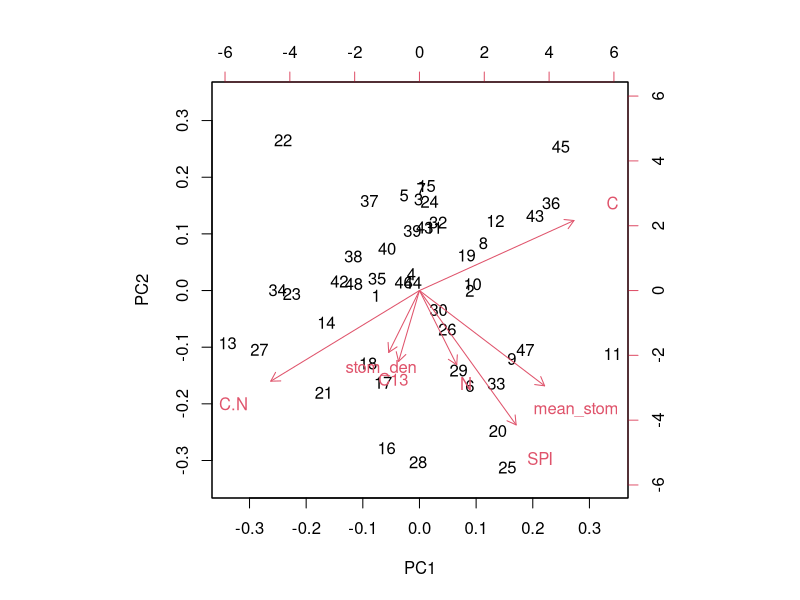
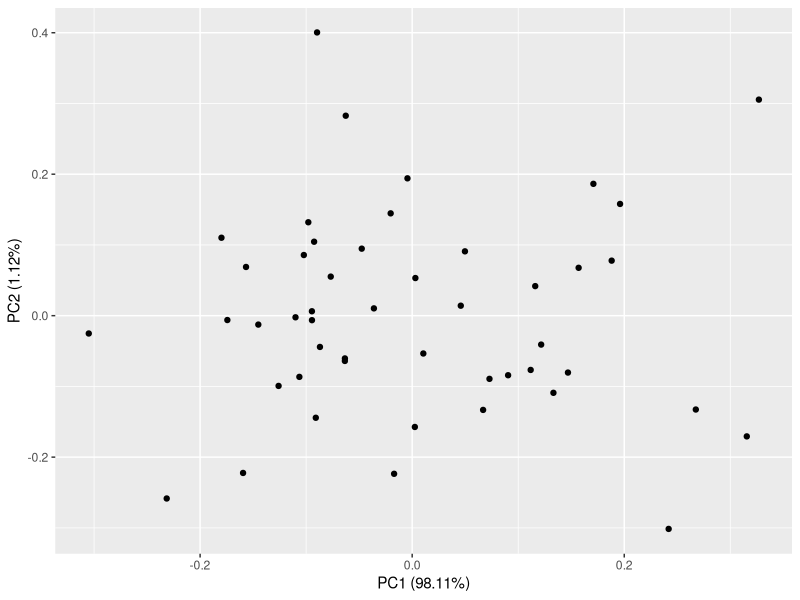
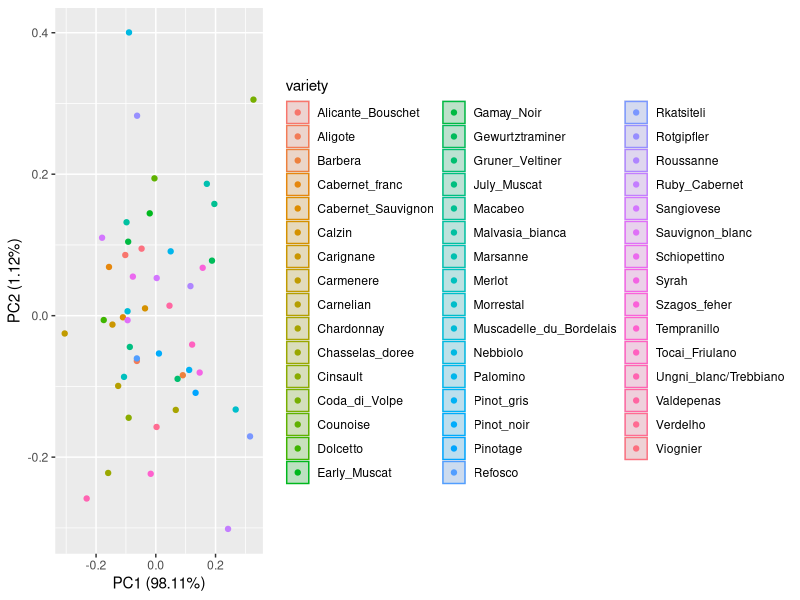
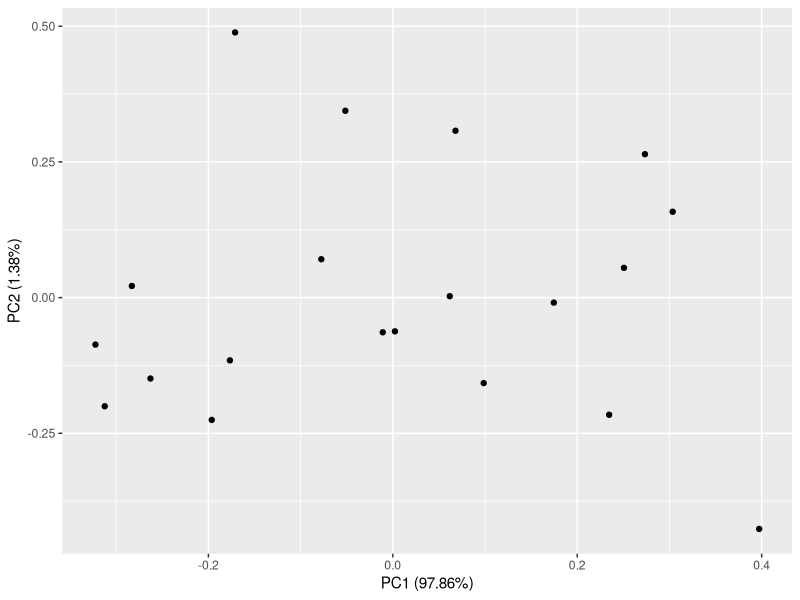
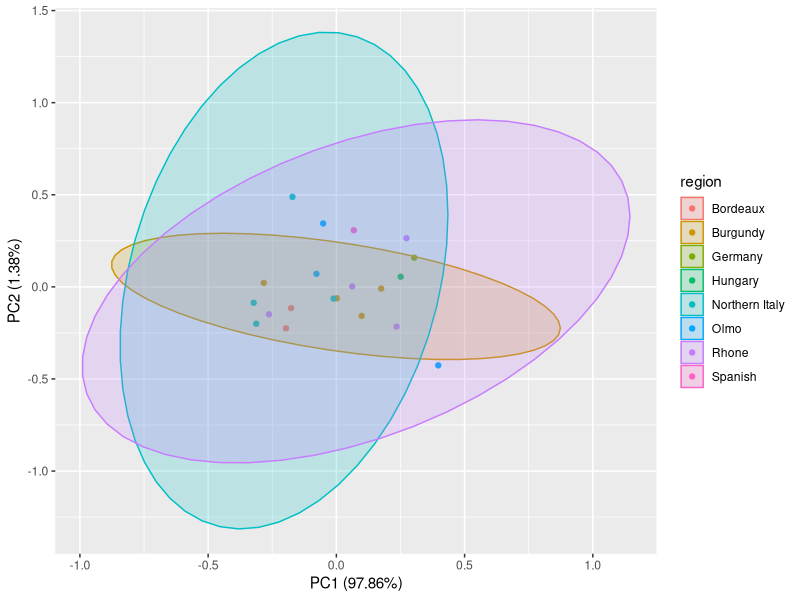
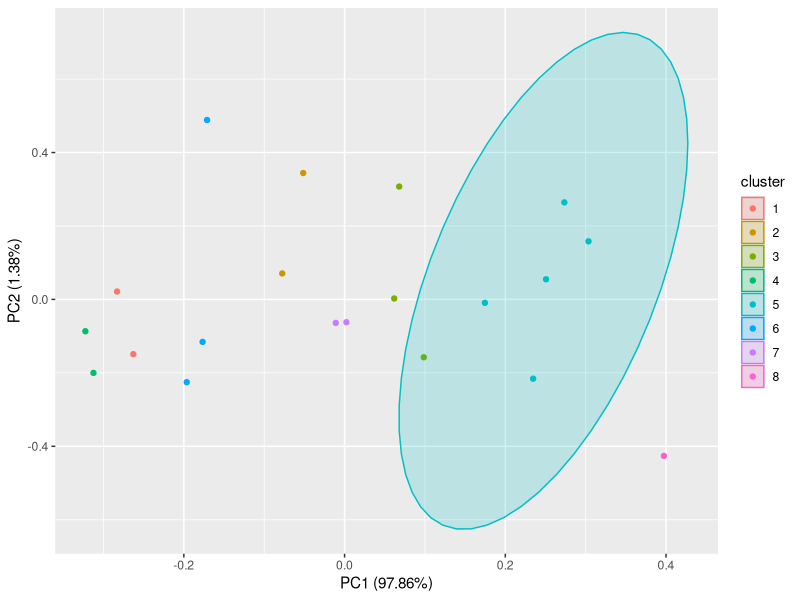

Write the R code that produced these figures, in order. (Note: this script raises an error after producing the figures.)
#phenology with water use traits 
library(tidyverse)
library(dplyr)
library(ggplot2)

Pheno2015 <- read_csv("data/Phenodata/Pheno2015.csv")
PhenoVarRMI <- read_csv("data/Phenodata/PhenoVarRMI.csv")
vitis_ind_mean <- read_csv("data/viniferaTraitMeans/Vitis_ind_mean.csv")
vitis_trait <- read_csv("data/viniferaTraitMeans/Vitis_trait_data.csv")
vitis_var_means <- read_csv("data/viniferaTraitMeans/Vitis_var_means.csv")

#tidy data for analysis
vitis_var_means <- vitis_var_means %>% 
  rename(variety = Varietal) 

vitis_var_means <- subset(vitis_var_means, 
                          select=c("variety", "C13", "C", "N", "C.N", "mean_stom", "stom_den", "SPI"))
region <-  subset(PhenoVarRMI, select=c("variety", "region"))
vitis_mean_reg <- full_join(vitis_var_means, region, by = "variety") %>% 
  na.omit(T)

# all data sets need to be summarized by variety before graphs are made 
#PCA all traits 

pca.5 <- prcomp(vitis_var_means[,(2:8)], scale = T)
biplot(pca.5)
summary(pca.5)
#add aesthetics

library(ggfortify)
df <- vitis_var_means[c(2,5,6,7,8)]
autoplot(prcomp(df))
autoplot(prcomp(df), data = vitis_var_means, colour = 'variety',
         frame = TRUE, frame.type = 'norm')

#interested in regional PCA
df.2 <- vitis_mean_reg[c(2,5,6,7,8)]
autoplot(prcomp(df.2))
autoplot(prcomp(df.2), data = vitis_mean_reg, colour = 'region', 
         frame = TRUE, frame.type = 'norm')
#there must be a way to do the PCA with the variety points and then use region 
#to cluster
library(cluster)
autoplot(clara(vitis_mean_reg[c(2,5,6,7,8)], 8), 
         frame.type = 'norm', frame = TRUE)

autoplot(clara(vitis_var_means[c(2,5,6,7,8)], 8), 
         frame.type = 'norm', frame = TRUE, frame.colour = 'variety')

#rank order the traits by month 

cor(v_wue$mean_photo, v_wue$mean_wue, method = c("spearman"))



# Combining

Pheno2015$variety <- gsub(pattern = " ", replacement = "_",Pheno2015$variety)

vitis_traits_combo <- full_join(vitis_var_means, Pheno2015, by = "variety")
vitis_traits_combo <- full_join(vitis_traits_combo, region, by = "variety")

vitis_traits_flo <- vitis_traits_combo %>% 
  filter(event == "flo")

vitis_traits_ver <- vitis_traits_combo %>% 
  filter(event == "ver")

#C13 by flowering
ggplot(data = vitis_traits_flo, aes(x = doy.2015, y = C13, color = region))+geom_point()

#C13 by veraison 
ggplot(data = vitis_traits_ver, aes(x = doy.2015, y = C13, color = region))+geom_point()

#WUE mean by variety by month 
ggplot(data = v_wue, 
       aes(x = variety, y = mean_wue))+facet_wrap(~month)+
       geom_point()

ggplot(data = v_wue, 
       aes(x = variety, y = mean_photo))+facet_wrap(~month)+
  geom_point()
  

#WUE by flowering 

p_flo <- full_join(v_wue, Pheno2015, by = "variety") %>% na.omit(T) %>% 
  filter(event == "flo" )

ggplot(data = p_flo, 
       aes(x = doy.2015, y = mean_wue, color = variety))+facet_wrap(~month)+
  geom_point()


#WUE by veraison 
p_ver <- full_join(v_wue, Pheno2015, by = "variety") %>% na.omit(T) %>% 
  filter(event == "ver" )

ggplot(data = p_ver, 
       aes(x = doy.2015, y = mean_wue, color = variety))+facet_wrap(~month)+
  geom_point()


#plot phenology with water use traits
pheno_wue_combined <- licor_2015_wue %>% 
  select(month, variety, Photo, Cond, wue) %>% 
  group_by(variety) %>%
  summarize(mean_photo = mean(Photo, na.rm = TRUE))

Pheno_bb <- full_join(pheno_wue_combined, Pheno2015, by = "variety") %>% 
  filter(event == "bb")

region <- PhenoVarRMI %>% 
  select(variety, region)

Pheno_bb_region <- full_join(region, Pheno_bb, by = "variety")

#wue at bb by variety 
ggplot()+ geom_point(data = Pheno_bb_region, aes(x=doy.2015, y = wue, color = region))+
  xlab("Budburst 2015") +
  ylab("Intrinsic Water Use Efficiency") +
  ggtitle("Regional Water Use at Budburst")

#wue at flowering - something wrong with this, use plot from above code
Pheno_flo <- full_join(pheno_wue_combined, Pheno2015, by = "variety") %>% 
  filter(event == "flo")

Pheno_flo_region <- full_join(region, Pheno_flo, by = "variety") %>% 
  filter(!wue == "NA") %>% 
  filter(!region == "NA")

ggplot()+ geom_point(data = Pheno_flo_region, aes(x=doy.2015, y = wue, color = region))+
  xlab("Flowering 2015") +
  ylab("Intrinsic Water Use Efficiency") +
  ggtitle("Regional Water Use at Flowering")

#wue at verasion 

Pheno_ver <- full_join(pheno_wue_combined, Pheno2015, by = "variety") %>% 
  filter(event == "ver")

Pheno_ver_region <- full_join(region, Pheno_ver, by = "variety") %>% 
  filter(!wue == "NA") %>% 
  filter(!region == "NA")

ggplot()+ geom_point(data = Pheno_ver_region, aes(x=doy.2015, y = wue, color = region))+
  xlab("Verasion 2015") +
  ylab("Intrinsic Water Use Efficiency") +
  ggtitle("Regional Water Use at Verasion")

#wue at maturity using brix at 22
Pheno_brix <- full_join(pheno_wue_combined, Pheno2015, by = "variety") %>% 
  filter(event == "brix22")

Pheno_brix_region <- full_join(region, Pheno_brix, by = "variety") %>% 
  filter(!wue == "NA") %>% 
  filter(!region == "NA")

ggplot()+ geom_point(data = Pheno_brix_region, aes(x=doy.2015, y = wue, color = region))+
  xlab("Maturity 2015") +
  ylab("Intrinsic Water Use Efficiency") +
  ggtitle("Regional Water Use at Maturity")


#variety_traits comes from the licor_plots script, combining the original licor data

Pheno2015$variety <- gsub(pattern = " ", replacement = "_",Pheno2015$variety)

pheno_joined <- full_join(Pheno2015, PhenoVarRMI, by = "variety")
pheno_joined2 <- full_join(pheno_joined, variety_traits, by = "variety")
pheno_joined3 <- pheno_joined2 %>% 
  filter(!is.na(mean_wue)) %>% 
  filter(!is.na(mean_photo)) %>% 
  filter(!is.na(region)) %>% 
  filter(!is.na(event))


ggplot() + geom_point(data = pheno_joined3, aes(x = variety, y = mean_wue, color = region))+
  theme(axis.text.x = element_text(angle = 90, hjust = 1))

ggplot() + geom_point(data = pheno_joined3, aes(x = region, y = mean_wue, color = variety))+
  theme(axis.text.x = element_text(angle = 90, hjust = 1))

ggplot() + geom_point(data = pheno_joined3, aes(x = RMI_bb, y = mean_photo, color = region))+
  theme(axis.text.x = element_text(angle = 90, hjust = 1))

#Regional WUE
ggplot() + geom_point(data = pheno_joined3, aes(x = event, y = mean_wue, color = region))+
  theme(axis.text.x = element_text(angle = 90, hjust = 1))+
  xlab("Phenological Event") +
  ylab("Intrinsic Water Use Efficiency") +
  ggtitle("Regional Water Use")


#intrinsic WUE regionally
ggplot() + geom_line(data = pheno_joined3, aes(x = doy.2015, y = mean_wue, color = region))+
  #scale_color_manual(values = pal)+
  xlab("Phenological Event") +
  ylab("Intrinsic Water Use Efficiency") +
  ggtitle("Regional Water Use")

#aggregate before line plot
ggplot() + geom_boxplot(data = pheno_joined3, aes(x=variety, y= mean_photo, color=region))+
  theme(axis.text.x = element_text(angle = 90, hjust = 1))+
  xlab("Variety") +
  ylab("Photosynthesis") +
  ggtitle("Photosynthesis by Variety")

ggplot(data = pheno_joined3, aes(x=region, y= mean_photo)) + geom_boxplot(alpha = 0)+
  geom_jitter(alpha = 0.3, color = region)+
  theme(axis.text.x = element_text(angle = 90, hjust = 1))+
  facet_wrap(~month)+
  xlab("Region") +
  ylab("Photosynthesis") +
  ggtitle("Photosynthesis by Region")


#this one is interesting, starting to cluster by region
ggplot() + geom_point(data = pheno_joined3, aes(x = RMI_bb, y = mean_wue, color = region))


#looking at photo continuously
ggplot(data = pheno_joined3, aes(x = RMI_bb, y = mean_wue, group = region, color = variety)) +
  geom_point()

ggplot(data = pheno_joined3, aes(x = RMI_bb, y = mean_wue, color = variety)) +
  geom_point()+
  facet_wrap(~region)

ggplot(data = variety_traits, aes(x = month, y = mean_wue, group = variety, color = variety)) +
  geom_line()

ggplot(data = pheno_joined3, aes(x = month, y = mean_wue, group = region, color = variety)) +
  geom_point()

ggplot(data = pheno_joined3, aes(x = RMI_flow, y = mean_wue, group = region, color = region)) +
  geom_point()

#PCA with traits 
mean_traits <- vitis_trait %>% 
  mutate(mean_stom_length = (stom_length_1.1+stom_length_1.2+stom_length_1.3+stom_length_1.4+stom_length_1.5)/5) %>% 
  mutate(mean_stom_number = (stom_number_1+stom_number_2)/2) %>% 
  select(Variety_name, C13, C:N, mean_stom_length, mean_stom_number) %>% 
  rename(variety = Variety_name)

variety_traits <- variety_traits %>% 
  select(variety, mean_photo, mean_wue)

traits <- vitis_var_means %>% 
  rename(variety = Varietal) %>% 
  select(variety, C13,C, N, C.N, mean_stom, stom_den, SPI)

traits_combined <- full_join(traits, variety_traits, by = "variety") %>% 
  filter(!C13=="NA") %>% 
  filter(!C=="NA") %>% 
  filter(!N=="NA") %>% 
  filter(!C.N=="NA") %>% 
  filter(!mean_stom=="NA") %>% 
  filter(!stom_den=="NA")

  
traits_combined2 <- aggregate(traits_combined[,2:10], list(traits_combined$variety), mean)
  
  #how to summarize by variety? group_by not working 

pca.4 <- prcomp(traits_combined2[,(4:8)], scale = T)
biplot(pca.4)
summary(pca.4)

#adding in mean_wue and mean_photo means losing some of the other data because of NAs so 
#I did this in two steps

traits_combined_b <- traits_combined %>% 
  filter(!mean_photo == "NA") %>% 
  filter(!mean_wue == "NA")

pca.5 <- prcomp(traits_combined_b[,2:10], scale = T)
biplot(pca.5)
summary(pca.5)
